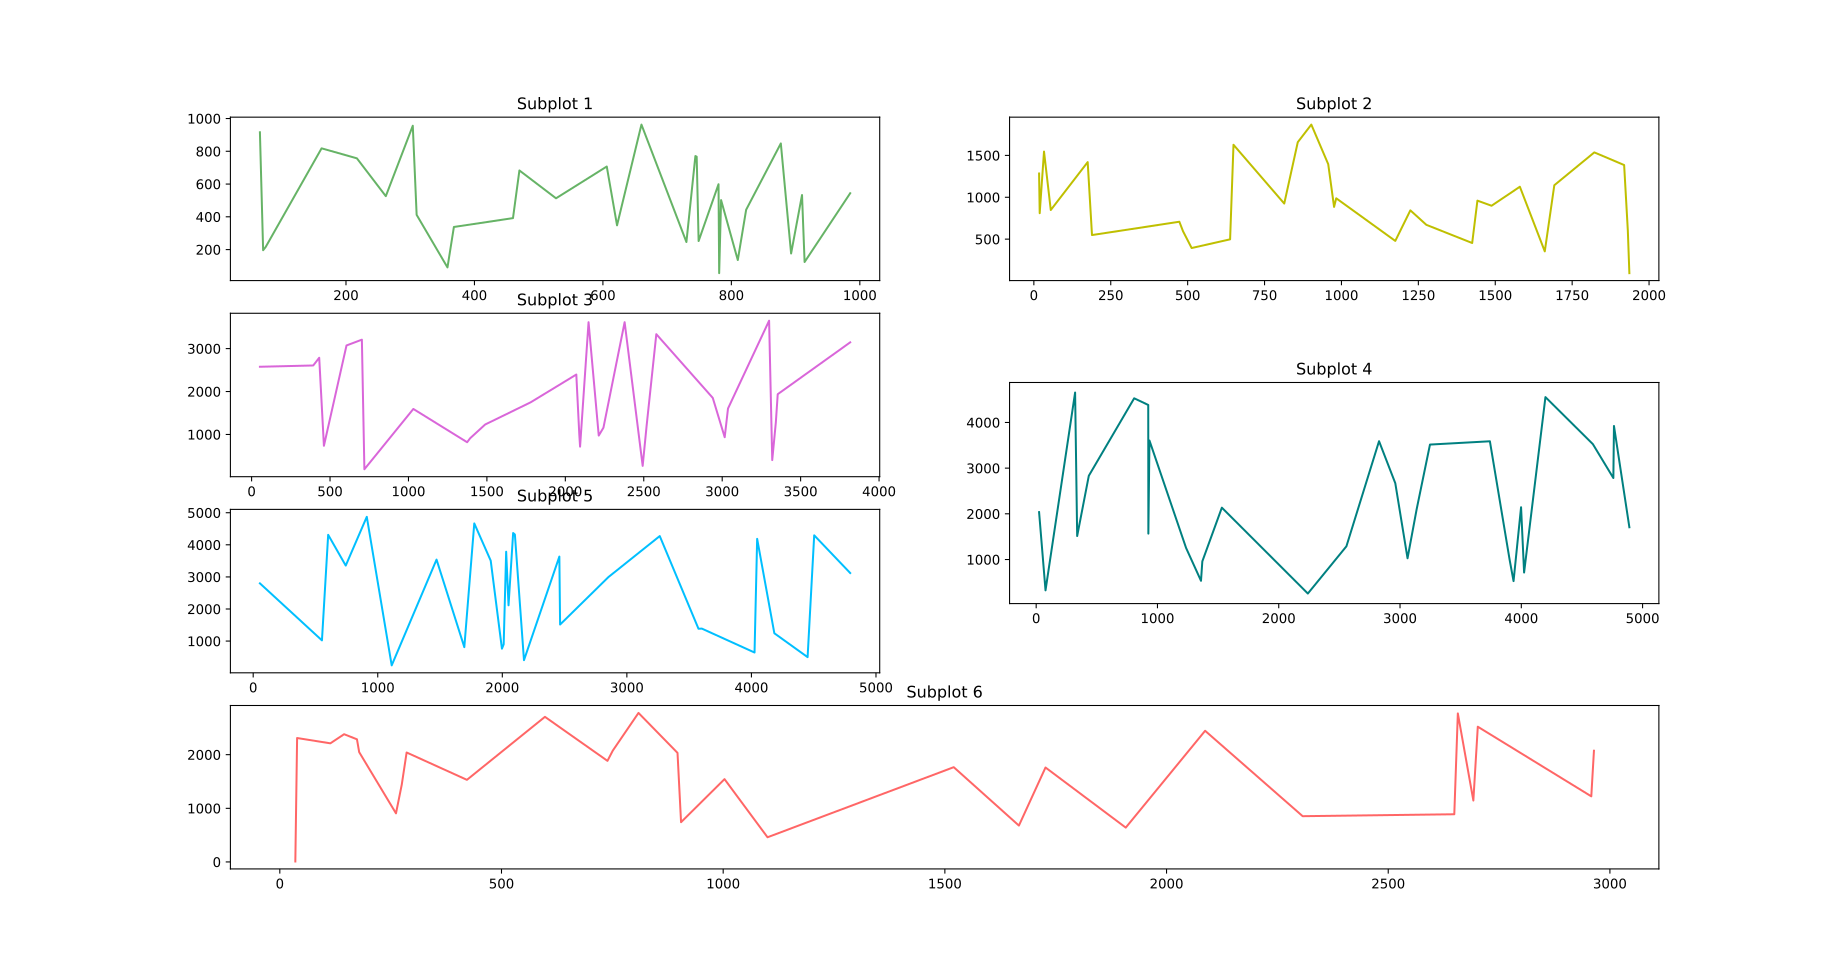

Reproduce this figure in Python.
# Date 19-06-2021

import matplotlib.pyplot as plt
import numpy as np


def x(max_value=9999, i=30):
    arr = np.random.randint(max_value, size=i)
    arr.sort()
    return arr


def y(max_value=9999, i=30): return np.random.randint(max_value, size=i)


plt.subplot(4, 2, 1)
plt.plot(x(1000), y(1000), color='g', alpha=.6)
plt.title('Subplot 1')

plt.subplot(4, 2, 2)
plt.plot(x(2000), y(2000), color='y')
plt.title('Subplot 2')

plt.subplot(4, 2, 3)
plt.plot(x(4000), y(4000), color='m', alpha=.6)
plt.title('Subplot 3')

plt.subplot(3, 2, 4)
plt.plot(x(5000), y(5000), color='teal')
plt.title('Subplot 4')

plt.subplot(4, 2, 5)
plt.plot(x(5000), y(5000), color='deepskyblue')
plt.title('Subplot 5')

plt.subplot(4, 1, 4)
plt.plot(x(3000), y(3000), color='r', alpha=.6)
plt.title('Subplot 6')

plt.show()
